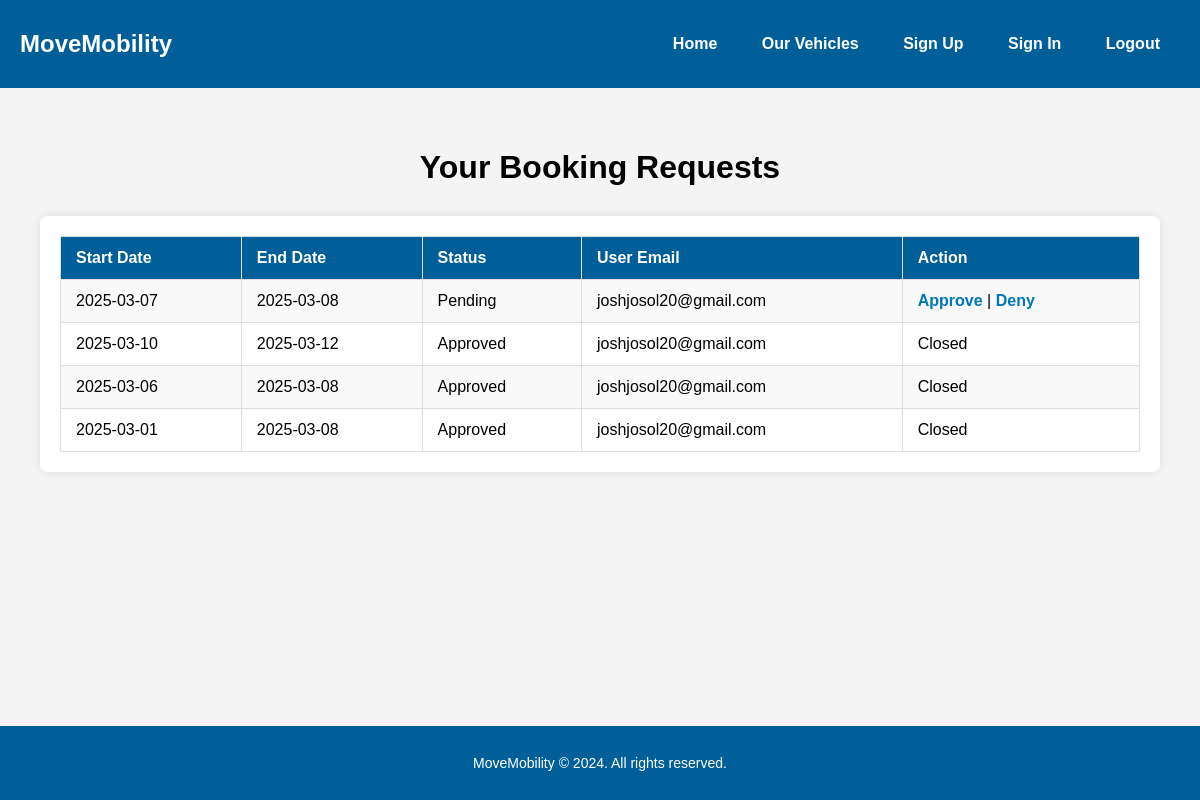
The app's page /bookings.php (signed in) with its own data.
### tables this page shows
CREATE TABLE `bookings` (
  `booking_id` int(11) NOT NULL,
  `user_id` int(11) DEFAULT NULL,
  `vehicle_id` int(11) DEFAULT NULL,
  `start_date` date DEFAULT NULL,
  `end_date` date DEFAULT NULL,
  `status` varchar(50) DEFAULT 'Pending',
  `created_at` timestamp NOT NULL DEFAULT current_timestamp(),
  `payment_status` enum('paid','unpaid') DEFAULT 'unpaid',
  `full_name` varchar(255) NOT NULL,
  `email` varchar(255) NOT NULL,
  `phone` varchar(20) NOT NULL,
  `pickup_location` varchar(255) NOT NULL,
  `dropoff_location` varchar(255) DEFAULT NULL,
  `car_type` varchar(50) NOT NULL,
  `additional_features` text DEFAULT NULL,
  `license` varchar(50) NOT NULL,
  `age` int(11) NOT NULL
);

CREATE TABLE `users` (
  `user_id` int(11) NOT NULL,
  `name` varchar(255) NOT NULL,
  `email` varchar(255) NOT NULL,
  `password` varchar(255) NOT NULL,
  `role` enum('renter','host') NOT NULL DEFAULT 'renter',
  `created_at` timestamp NOT NULL DEFAULT current_timestamp(),
  `updated_at` timestamp NOT NULL DEFAULT current_timestamp() ON UPDATE current_timestamp(),
  `is_admin` tinyint(1) DEFAULT 0
);

### bookings.php (the view, shortened to what this page needs)
<?php
$user_id = $_SESSION['user_id'];
$servername = "localhost";
$username = "root";
$password = "";
$dbname = "rentalwebsite";
$conn = new mysqli($servername, $username, $password, $dbname);
$sql = "
    SELECT bookings.*, users.email
    FROM bookings
    JOIN users ON bookings.user_id = users.user_id
    WHERE bookings.vehicle_id IN (SELECT vehicle_id FROM vehicles WHERE user_id = ?)
    ORDER BY bookings.created_at DESC
";
$stmt = $conn->prepare($sql);
$stmt->bind_param("i", $user_id);
$stmt->execute();
$result = $stmt->get_result();
?>
<!DOCTYPE html>
<html lang="en">
<head>
</head>
<body>
    <header>
        <nav>
            <div class="logo">
                <h1>MoveMobility</h1>
            </div>
            <div class="nav-links">
                <a href="index.html">Home</a>
                <a href="our-vehicles.html">Our Vehicles</a>
                <a href="signup.html">Sign Up</a>
                <a href="signin.php">Sign In</a>
                <a href="logout.php">Logout</a>
            </div>
        </nav>
    </header>
    <div class="container">
        <h1>Your Booking Requests</h1>
        <div class="table-container">
            <?php if ($result->num_rows > 0): ?>
                <table>
                    <tr>
                        <th>Start Date</th>
                        <th>End Date</th>
                        <th>Status</th>
                        <th>User Email</th>
                        <th>Action</th>
                    </tr>
                    <?php while ($row = $result->fetch_assoc()): ?>
                        <tr>
                            <td><?php echo $row['start_date']; ?></td>
                            <td><?php echo $row['end_date']; ?></td>
                            <td><?php echo $row['status']; ?></td>
                            <td><?php echo $row['email']; ?></td>
                            <td>
                                <?php if ($row['status'] == 'Pending'): ?>
                                    <a href="approve_booking.php?booking_id=<?php echo $row['booking_id']; ?>&action=approve">Approve</a> |
                                    <a href="approve_booking.php?booking_id=<?php echo $row['booking_id']; ?>&action=deny">Deny</a>
                                <?php else: ?>
                                    <span>Closed</span>
                                <?php endif; ?>
                            </td>
                        </tr>
                    <?php endwhile; ?>
                </table>
            <?php else: ?>
                <p>No new booking requests.</p>
            <?php endif; ?>
        </div>
    </div>
    <footer>
        <p>MoveMobility © 2024. All rights reserved.</p>
    </footer>
</body>
</html>

### bookings.php (style rules this page uses)
body { font-family: 'Arial', sans-serif; margin: 0; padding: 0; background-color: #f4f4f4; }
header { background-color: #005f99; padding: 10px 20px; color: white; }
nav { display: flex; justify-content: space-between; align-items: center; }
nav a { color: white; text-decoration: none; padding: 14px 20px; font-weight: bold; }
.container { padding: 40px; text-align: center; }
.table-container { background-color: white; padding: 20px; border-radius: 8px; box-shadow: 0px 0px 10px rgba(0, 0, 0, 0.1); margin-top: 30px; text-align: left; }
table { width: 100%; border-collapse: collapse; }
table, th, td { border: 1px solid #ddd; }
th, td { padding: 12px 15px; text-align: left; }
th { background-color: #005f99; color: white; }
tr:nth-child(even) { background-color: #f9f9f9; }
a { color: #0077b6; text-decoration: none; font-weight: bold; }
footer { text-align: center; padding: 15px 0; background-color: #005f99; color: white; font-size: 14px; position: fixed; width: 100%; bottom: 0; }

### records on screen
bookings: start_date "2025-03-07", end_date "2025-03-08", status "Pending", user.email "joshjosol20@gmail.com"
bookings: start_date "2025-03-10", end_date "2025-03-12", status "Approved", user.email "joshjosol20@gmail.com", shows "Closed"
bookings: start_date "2025-03-06", end_date "2025-03-08", status "Approved", user.email "joshjosol20@gmail.com", shows "Closed"
bookings: start_date "2025-03-01", end_date "2025-03-08", status "Approved", user.email "joshjosol20@gmail.com", shows "Closed"
